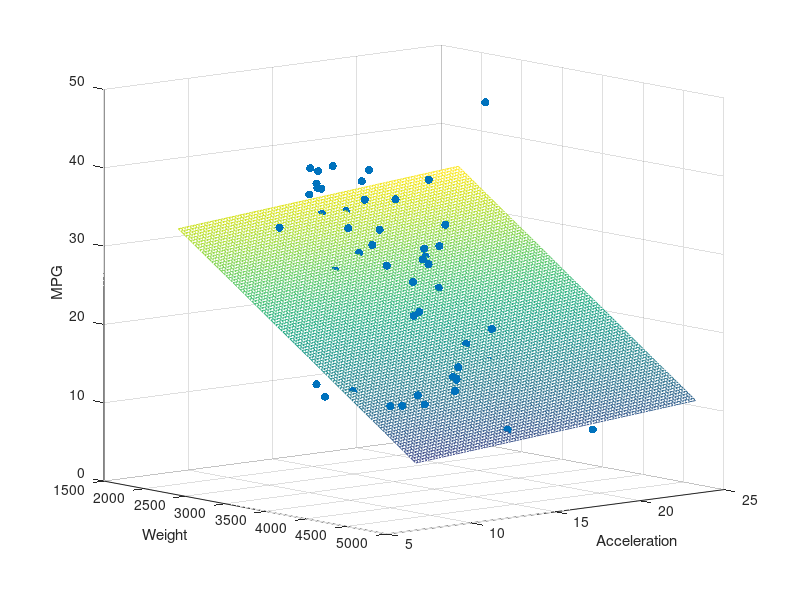

Here is the MATLAB script that generated this plot:
load carsmall
x1 = Weight;
x2 = Acceleration; % Contains NaN data
y = MPG;
st1=(max(x1)-min(x1))/length(y);
st2=(max(x2)-min(x2))/length(y);

X = [ones(size(x1)) x1 x2];
b = regress(y,X); % Removes NaN data

Ix1=find((isnan(x1) + isnan(x2) + isnan(y))==0);
x1=x1(Ix1);
x2=x2(Ix1);
y=y(Ix1);

scatter3(x1,x2,y,'filled')
hold on
x1fit = min(x1):st1:max(x1);
x2fit = min(x2):st2:max(x2);
[X1FIT,X2FIT] = meshgrid(x1fit,x2fit);
YFIT = b(1) + b(2)*X1FIT + b(3)*X2FIT;
mesh(X1FIT,X2FIT,YFIT);
xlabel('Weight')
ylabel('Acceleration')
zlabel('MPG')
view(50,10)

Yf = b(1) + b(2)*x1 + b(3)*x2;
D=sum((y-Yf).^2)
hold off
